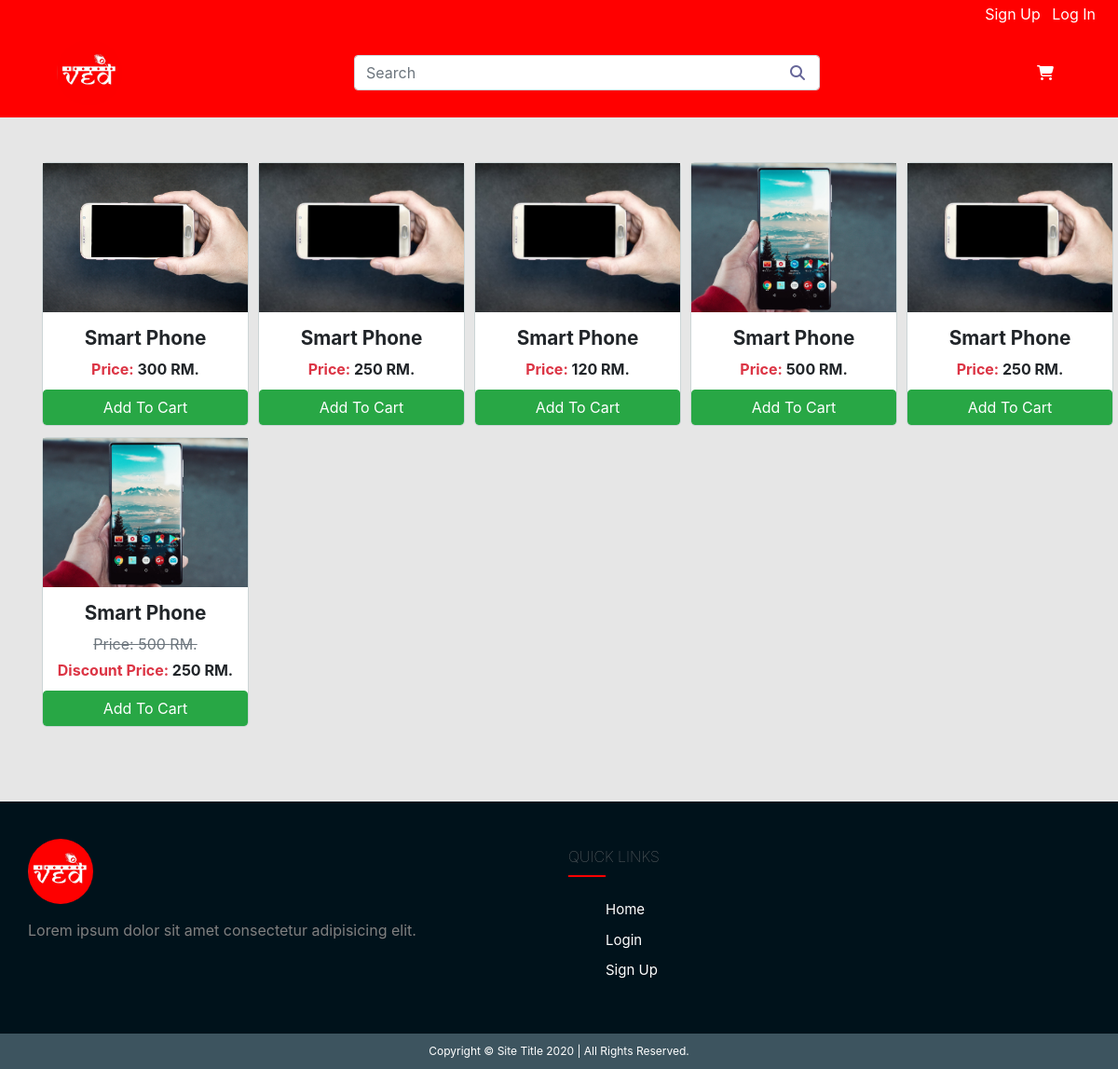
The app's page /new-products/ with its own data.
### store/models.py (models this page shows, shortened)
class Product(models.Model):
    name = models.CharField(max_length=100)
    slug = models.CharField(max_length=200)
    product_main_image = models.ImageField(upload_to="images/", null=True, blank=True)
    product_other_images = models.ManyToManyField(ProductImages, blank=True)
    category = models.ForeignKey(Category, on_delete=models.CASCADE)
    brand = models.ForeignKey(Brand, on_delete=models.CASCADE)
    price = models.IntegerField(null=True)
    discount_price = models.IntegerField(null=True, blank=True)
    size = models.ManyToManyField(ProductSizes, blank=True)
    height = models.IntegerField(null=True, blank=True)
    weight = models.IntegerField(null=True, blank=True)
    length = models.IntegerField(null=True, blank=True)
    color = models.ManyToManyField(ProductColors, blank=True)
    stock = models.BooleanField()
    SKU = models.CharField(max_length=150)
    currency = models.ForeignKey(Currency, on_delete=models.CASCADE, null=True, blank=True)
    description = models.TextField(null=True, blank=True)

### store/views.py (the view, shortened to what this page needs)
# urls.py: path('new-products/', NewProd.as_view(), name="newProd"),
class NewProd(View):
    def get(self, request):
        products = Product.objects.all().order_by("-id")[:24]
        args = {'products': products}
        return render(self.request, 'Store/new_prod.html', args)

### store/templates/Store/new_prod.html (shortened to what this page needs)
{% extends 'Store/base.html' %}
{% load static %}
{% block content %}
    <link rel="stylesheet" href="{% static 'css/new_prod.css' %}">
    <div class="container my-5">
        <div class="prod-row">
            {% for product in products %}
                <div class="prod-cards bg-white">
                    <div class="prod-images mb-3">
                        <img class="w-100" src="{{ product.product_main_image.url }}" alt="...">
                    </div>
                    <div class="prod-titles text-center">
                        <h5 class="font-weight-bold prod-name word">{{ product.name }}</h5>
                        {% if not product.discount_price %}
                            <p class="prod-price font-weight-bold mb-5 text-wrap"><span class="text-danger">Price:</span> {{ product.price }} RM.</p>
                        {% else %}
                            <p class="text-muted cross-product-price mb-1 text-wrap">Price: {{ product.price }} RM.</p>
                            <p class="prod-price font-weight-bold mb-5 text-wrap"><span class="text-danger">Discount Price:</span> {{ product.discount_price }} RM.</p>
                        {% endif %}
                    </div>
                    <form action="" method="POST">
                        <button type="submit" class="btn btn-success add-btn w-100">Add To Cart</button>
                    </form>
                </div>
            {% endfor %}
        </div>
    </div>
{% endblock %}

### static/css/base.css (style rules this page uses)
body { background-color: #E6E6E6; }

### static/css/new_prod.css (style rules this page uses)
.prod-row { display: grid; grid-template-columns: 20% 20% 20% 20% 20%; grid-column-gap: 10px; grid-row-gap: 12px; }
.prod-cards { position: relative; width: 100%; border: 1px solid #CCD5D6; border-radius: 5px; }
.prod-images img { max-width: 100%; height: 160px; object-fit: cover; }
.prod-name { font-size: 1.3rem; }
.word { word-wrap: break-word; }
.prod-price { font-size: 1rem; }
.cross-product-price { text-decoration: line-through; }
.add-btn { position: absolute; left: 0; bottom: 0; }

### records on screen
Product: product_main_image (picture), name "Smart Phone", price "300"
Product: product_main_image (picture), name "Smart Phone", price "250"
Product: product_main_image (picture), name "Smart Phone", price "120"
Product: product_main_image (picture), name "Smart Phone", price "500"
Product: product_main_image (picture), name "Smart Phone", price "250"
Product: product_main_image (picture), name "Smart Phone", price "500", discount_price "250"
